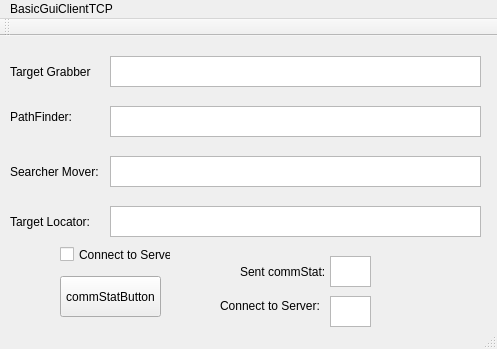
<?xml version="1.0" encoding="UTF-8"?>
<ui version="4.0">
 <class>MainWindow</class>
 <widget class="QMainWindow" name="MainWindow">
  <property name="geometry">
   <rect>
    <x>0</x>
    <y>0</y>
    <width>497</width>
    <height>349</height>
   </rect>
  </property>
  <property name="windowTitle">
   <string>MainWindow</string>
  </property>
  <widget class="QWidget" name="centralWidget">
   <widget class="QPushButton" name="commStatButton">
    <property name="geometry">
     <rect>
      <x>60</x>
      <y>240</y>
      <width>101</width>
      <height>41</height>
     </rect>
    </property>
    <property name="text">
     <string>commStatButton</string>
    </property>
   </widget>
   <widget class="QTextEdit" name="targetLocatorTextEdit">
    <property name="geometry">
     <rect>
      <x>110</x>
      <y>170</y>
      <width>371</width>
      <height>31</height>
     </rect>
    </property>
   </widget>
   <widget class="QLabel" name="targetLocatorLabel">
    <property name="geometry">
     <rect>
      <x>10</x>
      <y>170</y>
      <width>91</width>
      <height>31</height>
     </rect>
    </property>
    <property name="text">
     <string>Target Locator:</string>
    </property>
   </widget>
   <widget class="QLabel" name="searcherMoverLabel">
    <property name="geometry">
     <rect>
      <x>10</x>
      <y>120</y>
      <width>91</width>
      <height>31</height>
     </rect>
    </property>
    <property name="text">
     <string>Searcher Mover:</string>
    </property>
   </widget>
   <widget class="QLabel" name="pathFindingLabel">
    <property name="geometry">
     <rect>
      <x>10</x>
      <y>60</y>
      <width>71</width>
      <height>41</height>
     </rect>
    </property>
    <property name="text">
     <string>PathFinder:</string>
    </property>
   </widget>
   <widget class="QLabel" name="targetGrabberLabel">
    <property name="geometry">
     <rect>
      <x>10</x>
      <y>20</y>
      <width>81</width>
      <height>31</height>
     </rect>
    </property>
    <property name="text">
     <string>Target Grabber</string>
    </property>
   </widget>
   <widget class="QTextEdit" name="searcherMoverTextEdit">
    <property name="geometry">
     <rect>
      <x>110</x>
      <y>120</y>
      <width>371</width>
      <height>31</height>
     </rect>
    </property>
   </widget>
   <widget class="QTextEdit" name="pathFinderTextEdit">
    <property name="geometry">
     <rect>
      <x>110</x>
      <y>70</y>
      <width>371</width>
      <height>31</height>
     </rect>
    </property>
   </widget>
   <widget class="QTextEdit" name="targetGrabberTextEdit">
    <property name="geometry">
     <rect>
      <x>110</x>
      <y>20</y>
      <width>371</width>
      <height>31</height>
     </rect>
    </property>
   </widget>
   <widget class="QTextEdit" name="sentCommStatTextEdit">
    <property name="geometry">
     <rect>
      <x>330</x>
      <y>220</y>
      <width>41</width>
      <height>31</height>
     </rect>
    </property>
   </widget>
   <widget class="QLabel" name="sentCommStatLabel">
    <property name="geometry">
     <rect>
      <x>240</x>
      <y>220</y>
      <width>101</width>
      <height>31</height>
     </rect>
    </property>
    <property name="text">
     <string>Sent commStat:</string>
    </property>
   </widget>
   <widget class="QCheckBox" name="connectToServerCheckBox">
    <property name="geometry">
     <rect>
      <x>60</x>
      <y>210</y>
      <width>111</width>
      <height>17</height>
     </rect>
    </property>
    <property name="text">
     <string>Connect to Server</string>
    </property>
   </widget>
   <widget class="QLabel" name="connectedToServerLabel">
    <property name="geometry">
     <rect>
      <x>220</x>
      <y>260</y>
      <width>101</width>
      <height>20</height>
     </rect>
    </property>
    <property name="text">
     <string>Connect to Server:</string>
    </property>
   </widget>
   <widget class="QTextEdit" name="connectedToServerTextEdit">
    <property name="geometry">
     <rect>
      <x>330</x>
      <y>260</y>
      <width>41</width>
      <height>31</height>
     </rect>
    </property>
   </widget>
  </widget>
  <widget class="QMenuBar" name="menuBar">
   <property name="geometry">
    <rect>
     <x>0</x>
     <y>0</y>
     <width>497</width>
     <height>21</height>
    </rect>
   </property>
   <widget class="QMenu" name="menuBasicGuiClientTCP">
    <property name="title">
     <string>BasicGuiClientTCP</string>
    </property>
   </widget>
   <addaction name="menuBasicGuiClientTCP"/>
  </widget>
  <widget class="QToolBar" name="mainToolBar">
   <attribute name="toolBarArea">
    <enum>TopToolBarArea</enum>
   </attribute>
   <attribute name="toolBarBreak">
    <bool>false</bool>
   </attribute>
  </widget>
  <widget class="QStatusBar" name="statusBar"/>
 </widget>
 <layoutdefault spacing="6" margin="11"/>
 <resources/>
 <connections/>
</ui>
